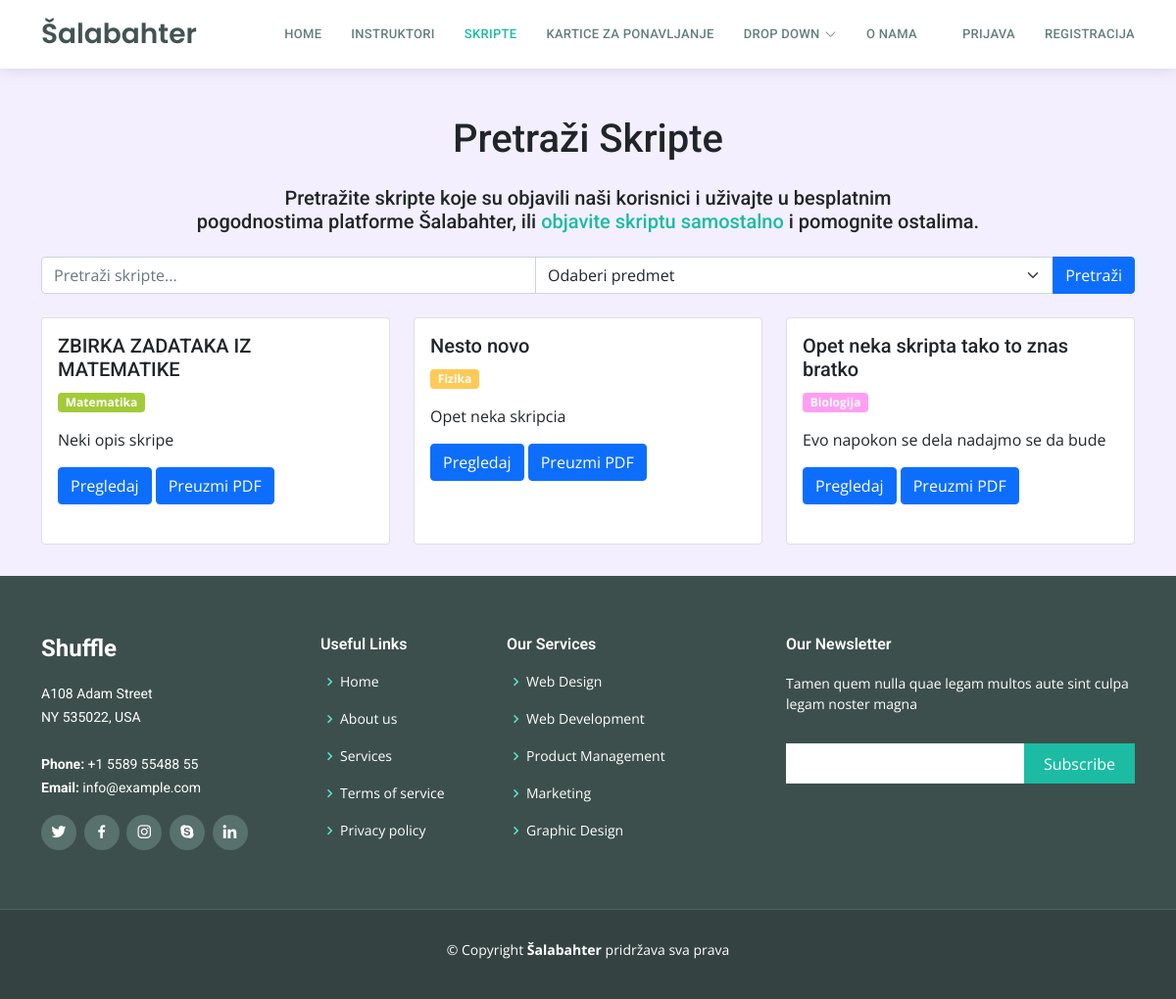
The app's page /skripte/index.php with its own data.
### tables this page shows
CREATE TABLE `skripte` (
  `skripta_id` int(11) NOT NULL,
  `predmet_id` int(11) NOT NULL,
  `naziv_skripte` varchar(255) NOT NULL,
  `opis_skripte` longtext NOT NULL,
  `broj_pregleda` int(11) NOT NULL,
  `datum_kreiranja` date NOT NULL,
  `skripta_putanja` varchar(255) NOT NULL,
  `korisnik_id` int(11) NOT NULL
);

CREATE TABLE `predmeti` (
  `predmet_id` int(11) NOT NULL,
  `naziv_predmeta` varchar(255) DEFAULT NULL,
  `predmet_boja` varchar(255) NOT NULL
);

### skripte/index.php (the view, shortened to what this page needs)
<?php
$con = require "../ukljucivanje/connection/spajanje.php";
?>
<!DOCTYPE html>
<html lang="hr">
<head>
    <?php include '../assets/css/stiliranjeSporedno.php'; ?>
</head>
<body>
<?php include '../ukljucivanje/header.php'; ?>
<div class="container mt-5 mb-4">
    <h1 class="text-center mb-4">Pretraži Skripte</h1>
    <div class="container text-center mb-4">
        <h5>Pretražite skripte koje su objavili naši korisnici i uživajte u besplatnim </br> pogodnostima platforme Šalabahter, ili <a href="nova_skripta.phps">objavite skriptu samostalno</a> i pomognite ostalima.</h5>
    </div>
    <form class="mb-4" method="post" action="">
        <div class="input-group">
            <input type="text" class="form-control" placeholder="Pretraži skripte..." name="searchTerm">
            <select class="form-select" id="selectedSubject" name="selectedSubject">
                <option value="">Odaberi predmet</option>
            </select>
            <button class="btn btn-primary" type="submit">Pretraži</button>
        </div>
    </form>
    <div class="row">
        <?php
        if ($_SERVER["REQUEST_METHOD"] == "POST") {
            $searchTerm = $_POST["searchTerm"];
            $selectedSubject = $_POST["selectedSubject"];
            $sql = "SELECT * FROM skripte";
            if (!empty($searchTerm) && empty($selectedSubject)) {
                $sql .= " WHERE naziv_skripte OR opis_skripte LIKE '%$searchTerm%'";
            } elseif (!empty($searchTerm) && !empty($selectedSubject)) {
                $sql .= " WHERE naziv_skripte opis_skripte LIKE '%$searchTerm%' AND predmet_id = $selectedSubject";
            } elseif (empty($searchTerm) && !empty($selectedSubject)) {
                $sql .= " WHERE predmet_id = $selectedSubject";
            }
            $result = $con->query($sql);
            if ($result->num_rows > 0) {
                while ($row = $result->fetch_assoc()) {
                    echo '
                    <div class="col-md-4">
                    <div class="card mb-2">
                        <div class="card-body" style="height: 230px;">
                        <h5 class="card-title">' . ((strlen($row["naziv_skripte"]) > 40) ? substr($row["naziv_skripte"], 0, 40) . '...' : $row["naziv_skripte"]) . '</h5>
                        ';
                        $predmet_id = $row['predmet_id'];
                        $predmetSkripte= "SELECT  naziv_predmeta, predmet_boja FROM  predmeti WHERE predmet_id = $predmet_id";
                        $rezultatPredmeta = $con->query($predmetSkripte);
                        if ($rezultatPredmeta->num_rows > 0) {
                            while ($predmetRed = $rezultatPredmeta->fetch_assoc()) {
                                $naziv_predmeta = $predmetRed['naziv_predmeta'];
                                $predmetBoja = $predmetRed['predmet_boja'];
                                echo '<p class="badge " style="background-color: ' . $predmetBoja . ';">' . $naziv_predmeta . '</p> ';
                            }
                        }
                        echo'
                            <p class="card-text">' . ((strlen($row["opis_skripte"]) > 120) ? substr($row["opis_skripte"], 0, 120) . '...' : $row["opis_skripte"]) . '</p>
                            <a href="skripta.php?skripta_id=' . $row["skripta_id"] . '" class="btn btn-primary">Pregledaj</a>
                            <a href="' . $row["skripta_putanja"] . '" class="btn btn-primary" download>Preuzmi PDF</a>
                        </div>
                    </div>
                </div>';
                }
            } else {
                echo "<p class='col'>Nema rezultata.</p>";
            }
        } else {
            $sql = "SELECT * FROM skripte LIMIT 25";
            $result = $con->query($sql);
            if ($result->num_rows > 0) {
                while ($row = $result->fetch_assoc()) {
                    echo '
                    <div class="col-md-4">
                        <div class="card mb-2">
                            <div class="card-body" style="height: 230px;">
                            <h5 class="card-title">' . ((strlen($row["naziv_skripte"]) > 40) ? substr($row["naziv_skripte"], 0, 40) . '...' : $row["naziv_skripte"]) . '</h5>
                            ';
                            $predmet_id = $row['predmet_id'];
                            $predmetSkripte= "SELECT  naziv_predmeta, predmet_boja FROM  predmeti WHERE predmet_id = $predmet_id";
                            $rezultatPredmeta = $con->query($predmetSkripte);
                            if ($rezultatPredmeta->num_rows > 0) {
                                while ($predmetRed = $rezultatPredmeta->fetch_assoc()) {
                                    $naziv_predmeta = $predmetRed['naziv_predmeta'];
                                    $predmetBoja = $predmetRed['predmet_boja'];
                                    echo '<p class="badge " style="background-color: ' . $predmetBoja . ';">' . $naziv_predmeta . '</p> ';
                                }
                            }
                            echo'
                                <p class="card-text">' . ((strlen($row["opis_skripte"]) > 120) ? substr($row["opis_skripte"], 0, 120) . '...' : $row["opis_skripte"]) . '</p>
                                <a href="skripta.php?skripta_id=' . $row["skripta_id"] . '" class="btn btn-primary">Pregledaj</a>
                                <a href="' . $row["skripta_putanja"] . '" class="btn btn-primary" download>Preuzmi PDF</a>
                            </div>
                        </div>
                    </div>';
                }
            } else {
                echo "<p class='col'>Nema dostupnih skripti.</p>";
            }
        }
        ?>
    </div>
</div>
<?php include '../ukljucivanje/footer.php'; ?>
</body>
</html>

### assets/css/style.css (style rules this page uses)
body { font-family: "Open Sans", sans-serif; background-color: #f3efff; }
a { text-decoration: none; color: #1bbca3; }
h1, h2, h3, h4, h5, h6 { font-family: "Roboto", sans-serif; }

### records on screen
skripte: naziv_skripte "ZBIRKA ZADATAKA IZ MATEMATIKE", opis_skripte "Neki opis skripe"
predmeti: naziv_predmeta "Matematika"
skripte: naziv_skripte "Nesto novo", opis_skripte "Opet neka skripcia"
predmeti: naziv_predmeta "Fizika"
skripte: naziv_skripte "Opet neka skripta tako to znas bratko", opis_skripte "Evo napokon se dela nadajmo se da bude"
predmeti: naziv_predmeta "Biologija"
